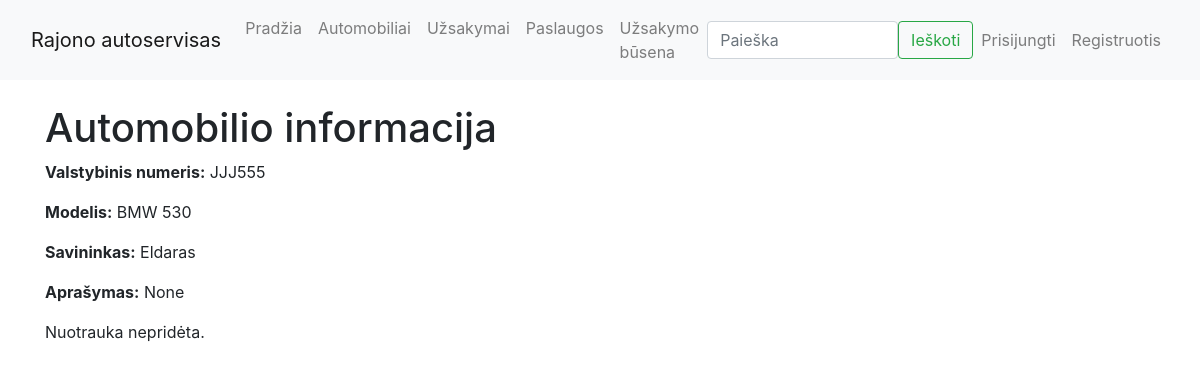
Before: /autoservice/automobiliai/1 with the older database file.
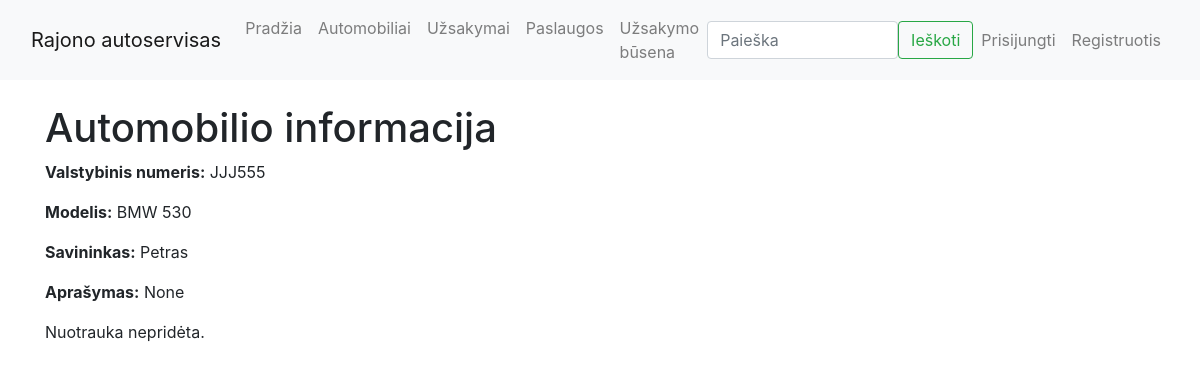
After: the same page with the newer database file.
### autoservice/models.py (models this page shows, shortened)
class Automobilis(models.Model):
    id = models.AutoField(primary_key=True)
    valstybinis_nr = models.CharField('Valstybinis numeris', max_length=8)
    automobilio_modelis = models.ForeignKey(AutomobilioModelis, on_delete=models.CASCADE)
    vin_kodas = models.CharField('VIN kodas', max_length=17)
    klientas = models.CharField('Klientas', max_length=255)
    nuotrauka = models.ImageField('Nuotrauka', upload_to='automobiliai/', null=True, blank=True)
    aprasymas = HTMLField('Aprašymas', null=True, blank=True)
    class Meta:
        verbose_name = "Automobilis"
        verbose_name_plural = "Automobiliai"

class AutomobilioModelis(models.Model):
    id = models.AutoField(primary_key=True)
    marke = models.CharField('Markė', max_length=100)
    modelis = models.CharField('Modelis', max_length=100)
    def __str__(self):
        return f"{self.marke} {self.modelis}"
    class Meta:
        verbose_name = "Automobilio modelis"
        verbose_name_plural = "Automobiliu modeliai"

### autoservice/views.py (the view)
# urls.py: path('automobiliai/<int:automobilis_id>', views.automobilis, name='automobilis'),
def automobilis(request, automobilis_id):
    vienas_automobilis = get_object_or_404(Automobilis, pk=automobilis_id)
    return render(request, 'automobilis.html', {'automobilis': vienas_automobilis})

### autoservice/templates/automobilis.html
{% extends "base.html" %}
{% block content %}
    <h1>Automobilio informacija</h1>
    <p><strong>Valstybinis numeris:</strong> {{ automobilis.valstybinis_nr }}</p>
    <p><strong>Modelis:</strong> {{ automobilis.automobilio_modelis }}</p>
    <p><strong>Savininkas:</strong> {{ automobilis.klientas }}</p>
    <p><strong>Aprašymas:</strong> {{ automobilis.aprasymas|safe }}</p>
    {% if automobilis.nuotrauka %}
        <p><strong>Nuotrauka:</strong></p>
        <img src="{{ automobilis.nuotrauka.url }}" alt="Automobilio nuotrauka" style="max-width: 400px; height: auto;">
    {% else %}
        <p>Nuotrauka nepridėta.</p>
    {% endif %}
{% endblock %}

Changed rows visible on the page:
changed Automobilis "JJJ555": klientas "Eldaras" → "Petras"
